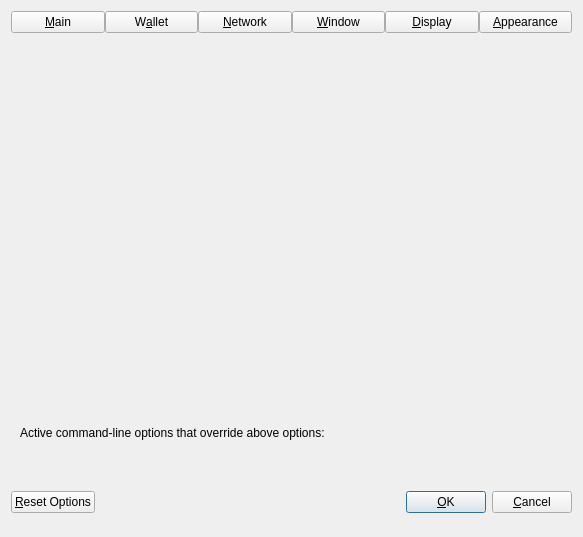
<?xml version="1.0" encoding="UTF-8"?>
<ui version="4.0">
 <class>OptionsDialog</class>
 <widget class="QDialog" name="OptionsDialog">
  <property name="geometry">
   <rect>
    <x>0</x>
    <y>0</y>
    <width>583</width>
    <height>537</height>
   </rect>
  </property>
  <property name="sizePolicy">
   <sizepolicy hsizetype="Fixed" vsizetype="Fixed">
    <horstretch>0</horstretch>
    <verstretch>0</verstretch>
   </sizepolicy>
  </property>
  <property name="windowTitle">
   <string>Options</string>
  </property>
  <property name="modal">
   <bool>true</bool>
  </property>
  <layout class="QVBoxLayout" name="verticalLayout">
   <item>
    <layout class="QHBoxLayout" name="horizontalLayout_Buttons_2">
     <property name="spacing">
      <number>0</number>
     </property>
     <property name="topMargin">
      <number>0</number>
     </property>
     <item>
      <widget class="QPushButton" name="btnMain">
       <property name="text">
        <string>&amp;Main</string>
       </property>
       <property name="checkable">
        <bool>true</bool>
       </property>
      </widget>
     </item>
     <item>
      <widget class="QPushButton" name="btnWallet">
       <property name="text">
        <string>W&amp;allet</string>
       </property>
       <property name="checkable">
        <bool>true</bool>
       </property>
      </widget>
     </item>
     <item>
      <widget class="QPushButton" name="btnNetwork">
       <property name="text">
        <string>&amp;Network</string>
       </property>
       <property name="checkable">
        <bool>true</bool>
       </property>
      </widget>
     </item>
     <item>
      <widget class="QPushButton" name="btnWindow">
       <property name="text">
        <string>&amp;Window</string>
       </property>
       <property name="checkable">
        <bool>true</bool>
       </property>
      </widget>
     </item>
     <item>
      <widget class="QPushButton" name="btnDisplay">
       <property name="text">
        <string>&amp;Display</string>
       </property>
       <property name="checkable">
        <bool>true</bool>
       </property>
      </widget>
     </item>
     <item>
      <widget class="QPushButton" name="btnAppearance">
       <property name="text">
        <string>&amp;Appearance</string>
       </property>
       <property name="checkable">
        <bool>true</bool>
       </property>
      </widget>
     </item>
    </layout>
   </item>
   <item>
    <widget class="QStackedWidget" name="stackedWidgetOptions">
     <property name="minimumSize">
      <size>
       <width>0</width>
       <height>0</height>
      </size>
     </property>
     <property name="currentIndex">
      <number>5</number>
     </property>
     <widget class="QWidget" name="pageMain">
      <layout class="QVBoxLayout" name="verticalLayout_Main">
       <item>
        <widget class="QCheckBox" name="bitcoinAtStartup">
         <property name="toolTip">
          <string>Automatically start %1 after logging in to the system.</string>
         </property>
         <property name="text">
          <string>&amp;Start %1 on system login</string>
         </property>
        </widget>
       </item>
       <item>
        <layout class="QHBoxLayout" name="horizontalLayout_2_Main">
         <item>
          <widget class="QLabel" name="databaseCacheLabel">
           <property name="text">
            <string>Size of &amp;database cache</string>
           </property>
           <property name="textFormat">
            <enum>Qt::PlainText</enum>
           </property>
           <property name="buddy">
            <cstring>databaseCache</cstring>
           </property>
          </widget>
         </item>
         <item>
          <widget class="QSpinBox" name="databaseCache"/>
         </item>
         <item>
          <widget class="QLabel" name="databaseCacheUnitLabel">
           <property name="text">
            <string>MB</string>
           </property>
           <property name="textFormat">
            <enum>Qt::PlainText</enum>
           </property>
          </widget>
         </item>
         <item>
          <spacer name="horizontalSpacer_2_Main">
           <property name="orientation">
            <enum>Qt::Horizontal</enum>
           </property>
           <property name="sizeHint" stdset="0">
            <size>
             <width>40</width>
             <height>20</height>
            </size>
           </property>
          </spacer>
         </item>
        </layout>
       </item>
       <item>
        <layout class="QHBoxLayout" name="horizontalLayout_3_Main">
         <item>
          <widget class="QLabel" name="threadsScriptVerifLabel">
           <property name="text">
            <string>Number of script &amp;verification threads</string>
           </property>
           <property name="textFormat">
            <enum>Qt::PlainText</enum>
           </property>
           <property name="buddy">
            <cstring>threadsScriptVerif</cstring>
           </property>
          </widget>
         </item>
         <item>
          <widget class="QSpinBox" name="threadsScriptVerif">
           <property name="toolTip">
            <string>(0 = auto, &lt;0 = leave that many cores free)</string>
           </property>
          </widget>
         </item>
         <item>
          <spacer name="horizontalSpacer_3_Main">
           <property name="orientation">
            <enum>Qt::Horizontal</enum>
           </property>
           <property name="sizeHint" stdset="0">
            <size>
             <width>40</width>
             <height>20</height>
            </size>
           </property>
          </spacer>
         </item>
        </layout>
       </item>
       <item>
        <spacer name="verticalSpacer_Main">
         <property name="orientation">
          <enum>Qt::Vertical</enum>
         </property>
         <property name="sizeHint" stdset="0">
          <size>
           <width>20</width>
           <height>40</height>
          </size>
         </property>
        </spacer>
       </item>
      </layout>
     </widget>
     <widget class="QWidget" name="pageWallet">
      <layout class="QVBoxLayout" name="verticalLayout_Wallet">
       <item>
        <widget class="QGroupBox" name="groupBox">
         <property name="title">
          <string>Expert</string>
         </property>
         <layout class="QVBoxLayout" name="verticalLayout_2">
          <item>
           <widget class="QCheckBox" name="coinControlFeatures">
            <property name="toolTip">
             <string>Whether to show coin control features or not.</string>
            </property>
            <property name="text">
             <string>Enable coin &amp;control features</string>
            </property>
           </widget>
          </item>
          <item>
           <widget class="QCheckBox" name="showMasternodesTab">
            <property name="toolTip">
             <string>Show additional tab listing all your masternodes in first sub-tab&lt;br/&gt;and all masternodes on the network in second sub-tab.</string>
            </property>
            <property name="text">
             <string>Show Masternodes Tab</string>
            </property>
           </widget>
          </item>
          <item>
           <widget class="QCheckBox" name="showAdvancedPSUI">
            <property name="toolTip">
             <string>Show additional information and buttons for PrivateSend on overview screen.</string>
            </property>
            <property name="text">
             <string>Enable advanced PrivateSend interface</string>
            </property>
           </widget>
          </item>
          <item>
           <widget class="QCheckBox" name="showPrivateSendPopups">
            <property name="toolTip">
             <string>Show system popups for PrivateSend mixing transactions&lt;br/&gt;just like for all other transaction types.</string>
            </property>
            <property name="text">
             <string>Show popups for PrivateSend transactions</string>
            </property>
           </widget>
          </item>
          <item>
           <widget class="QCheckBox" name="lowKeysWarning">
            <property name="toolTip">
             <string>Show warning dialog when PrivateSend detects that wallet has very low number of keys left.</string>
            </property>
            <property name="text">
             <string>Warn if PrivateSend is running out of keys</string>
            </property>
           </widget>
          </item>
          <item>
           <widget class="QCheckBox" name="privateSendMultiSession">
            <property name="toolTip">
             <string>Whether to use experimental PrivateSend mode with multiple mixing sessions per block.&lt;br/&gt;Note: You must use this feature carefully.&lt;br/&gt;Make sure you always have recent wallet (auto)backup in a safe place!</string>
            </property>
            <property name="text">
             <string>Enable PrivateSend &amp;multi-session</string>
            </property>
           </widget>
          </item>
          <item>
           <widget class="QCheckBox" name="spendZeroConfChange">
            <property name="toolTip">
             <string>If you disable the spending of unconfirmed change, the change from a transaction&lt;br/&gt;cannot be used until that transaction has at least one confirmation.&lt;br/&gt;This also affects how your balance is computed.</string>
            </property>
            <property name="text">
             <string>&amp;Spend unconfirmed change</string>
            </property>
           </widget>
          </item>
         </layout>
        </widget>
       </item>
       <item>
        <layout class="QHBoxLayout" name="horizontalLayout_4_Wallet">
         <item>
          <widget class="QLabel" name="lblPrivateSendRoundsText">
           <property name="toolTip">
            <string>This setting determines the amount of individual masternodes that an input will be mixed through.&lt;br/&gt;More rounds of mixing gives a higher degree of privacy, but also costs more in fees.</string>
           </property>
           <property name="text">
            <string>PrivateSend rounds to use</string>
           </property>
          </widget>
         </item>
         <item>
          <widget class="QSpinBox" name="privateSendRounds">
           <property name="minimum">
            <number>2</number>
           </property>
           <property name="maximum">
            <number>16</number>
           </property>
           <property name="value">
            <number>4</number>
           </property>
          </widget>
         </item>
        </layout>
       </item>
       <item>
        <layout class="QHBoxLayout" name="horizontalLayout">
         <item>
          <widget class="QLabel" name="lblPrivateSendAmountText">
           <property name="toolTip">
            <string>This amount acts as a threshold to turn off PrivateSend once it's reached.</string>
           </property>
           <property name="statusTip">
            <string notr="true"/>
           </property>
           <property name="whatsThis">
            <string notr="true"/>
           </property>
           <property name="accessibleName">
            <string notr="true"/>
           </property>
           <property name="accessibleDescription">
            <string notr="true"/>
           </property>
           <property name="text">
            <string>Target PrivateSend balance</string>
           </property>
          </widget>
         </item>
         <item>
          <widget class="QSpinBox" name="privateSendAmount">
           <property name="minimum">
            <number>2</number>
           </property>
           <property name="maximum">
            <number>2000</number>
           </property>
           <property name="singleStep">
            <number>10</number>
           </property>
           <property name="value">
            <number>1000</number>
           </property>
          </widget>
         </item>
        </layout>
       </item>
       <item>
        <spacer name="verticalSpacer_Wallet">
         <property name="orientation">
          <enum>Qt::Vertical</enum>
         </property>
         <property name="sizeHint" stdset="0">
          <size>
           <width>20</width>
           <height>40</height>
          </size>
         </property>
        </spacer>
       </item>
      </layout>
     </widget>
     <widget class="QWidget" name="pageNetwork">
      <layout class="QVBoxLayout" name="verticalLayout_Network">
       <item>
        <widget class="QCheckBox" name="mapPortUpnp">
         <property name="toolTip">
          <string>Automatically open the StakeCubeCoin client port on the router. This only works when your router supports UPnP and it is enabled.</string>
         </property>
         <property name="text">
          <string>Map port using &amp;UPnP</string>
         </property>
        </widget>
       </item>
       <item>
        <widget class="QCheckBox" name="allowIncoming">
         <property name="toolTip">
          <string>Accept connections from outside.</string>
         </property>
         <property name="text">
          <string>Allow incomin&amp;g connections</string>
         </property>
        </widget>
       </item>
       <item>
        <widget class="QCheckBox" name="connectSocks">
         <property name="toolTip">
          <string>Connect to the StakeCubeCoin network through a SOCKS5 proxy.</string>
         </property>
         <property name="text">
          <string>&amp;Connect through SOCKS5 proxy (default proxy):</string>
         </property>
        </widget>
       </item>
       <item>
        <layout class="QHBoxLayout" name="horizontalLayout_1_Network">
         <item>
          <widget class="QLabel" name="proxyIpLabel">
           <property name="text">
            <string>Proxy &amp;IP:</string>
           </property>
           <property name="textFormat">
            <enum>Qt::PlainText</enum>
           </property>
           <property name="buddy">
            <cstring>proxyIp</cstring>
           </property>
          </widget>
         </item>
         <item>
          <widget class="QValidatedLineEdit" name="proxyIp">
           <property name="minimumSize">
            <size>
             <width>140</width>
             <height>0</height>
            </size>
           </property>
           <property name="maximumSize">
            <size>
             <width>140</width>
             <height>16777215</height>
            </size>
           </property>
           <property name="toolTip">
            <string>IP address of the proxy (e.g. IPv4: 127.0.0.1 / IPv6: ::1)</string>
           </property>
          </widget>
         </item>
         <item>
          <widget class="QLabel" name="proxyPortLabel">
           <property name="text">
            <string>&amp;Port:</string>
           </property>
           <property name="textFormat">
            <enum>Qt::PlainText</enum>
           </property>
           <property name="buddy">
            <cstring>proxyPort</cstring>
           </property>
          </widget>
         </item>
         <item>
          <widget class="QLineEdit" name="proxyPort">
           <property name="minimumSize">
            <size>
             <width>55</width>
             <height>0</height>
            </size>
           </property>
           <property name="maximumSize">
            <size>
             <width>55</width>
             <height>16777215</height>
            </size>
           </property>
           <property name="toolTip">
            <string>Port of the proxy (e.g. 9050)</string>
           </property>
          </widget>
         </item>
         <item>
          <spacer name="horizontalSpacer_1_Network">
           <property name="orientation">
            <enum>Qt::Horizontal</enum>
           </property>
           <property name="sizeHint" stdset="0">
            <size>
             <width>40</width>
             <height>20</height>
            </size>
           </property>
          </spacer>
         </item>
        </layout>
       </item>
       <item>
        <layout class="QHBoxLayout" name="horizontalLayout_2_Network">
         <item>
          <widget class="QLabel" name="proxyActiveNets">
           <property name="text">
            <string>Used for reaching peers via:</string>
           </property>
           <property name="textFormat">
            <enum>Qt::PlainText</enum>
           </property>
          </widget>
         </item>
         <item>
          <widget class="QCheckBox" name="proxyReachIPv4">
           <property name="enabled">
            <bool>false</bool>
           </property>
           <property name="toolTip">
            <string>Shows if the supplied default SOCKS5 proxy is used to reach peers via this network type.</string>
           </property>
           <property name="text">
            <string/>
           </property>
          </widget>
         </item>
         <item>
          <widget class="QLabel" name="proxyReachIPv4Label">
           <property name="text">
            <string>IPv4</string>
           </property>
           <property name="textFormat">
            <enum>Qt::PlainText</enum>
           </property>
          </widget>
         </item>
         <item>
          <widget class="QCheckBox" name="proxyReachIPv6">
           <property name="enabled">
            <bool>false</bool>
           </property>
           <property name="toolTip">
            <string>Shows if the supplied default SOCKS5 proxy is used to reach peers via this network type.</string>
           </property>
           <property name="text">
            <string/>
           </property>
          </widget>
         </item>
         <item>
          <widget class="QLabel" name="proxyReachIPv6Label">
           <property name="text">
            <string>IPv6</string>
           </property>
           <property name="textFormat">
            <enum>Qt::PlainText</enum>
           </property>
          </widget>
         </item>
         <item>
          <widget class="QCheckBox" name="proxyReachTor">
           <property name="enabled">
            <bool>false</bool>
           </property>
           <property name="toolTip">
            <string>Shows if the supplied default SOCKS5 proxy is used to reach peers via this network type.</string>
           </property>
           <property name="text">
            <string/>
           </property>
          </widget>
         </item>
         <item>
          <widget class="QLabel" name="proxyReachTorLabel">
           <property name="text">
            <string>Tor</string>
           </property>
           <property name="textFormat">
            <enum>Qt::PlainText</enum>
           </property>
          </widget>
         </item>
         <item>
          <spacer name="horizontalSpacer_2_Network">
           <property name="orientation">
            <enum>Qt::Horizontal</enum>
           </property>
           <property name="sizeHint" stdset="0">
            <size>
             <width>40</width>
             <height>20</height>
            </size>
           </property>
          </spacer>
         </item>
        </layout>
       </item>
       <item>
        <widget class="QCheckBox" name="connectSocksTor">
         <property name="toolTip">
          <string>Connect to the StakeCubeCoin network through a separate SOCKS5 proxy for Tor hidden services.</string>
         </property>
         <property name="text">
          <string>Use separate SOCKS&amp;5 proxy to reach peers via Tor hidden services:</string>
         </property>
        </widget>
       </item>
       <item>
        <layout class="QHBoxLayout" name="horizontalLayout_3_Network">
         <item>
          <widget class="QLabel" name="proxyIpTorLabel">
           <property name="text">
            <string>Proxy &amp;IP:</string>
           </property>
           <property name="textFormat">
            <enum>Qt::PlainText</enum>
           </property>
           <property name="buddy">
            <cstring>proxyIpTor</cstring>
           </property>
          </widget>
         </item>
         <item>
          <widget class="QValidatedLineEdit" name="proxyIpTor">
           <property name="minimumSize">
            <size>
             <width>140</width>
             <height>0</height>
            </size>
           </property>
           <property name="maximumSize">
            <size>
             <width>140</width>
             <height>16777215</height>
            </size>
           </property>
           <property name="toolTip">
            <string>IP address of the proxy (e.g. IPv4: 127.0.0.1 / IPv6: ::1)</string>
           </property>
          </widget>
         </item>
         <item>
          <widget class="QLabel" name="proxyPortTorLabel">
           <property name="text">
            <string>&amp;Port:</string>
           </property>
           <property name="textFormat">
            <enum>Qt::PlainText</enum>
           </property>
           <property name="buddy">
            <cstring>proxyPortTor</cstring>
           </property>
          </widget>
         </item>
         <item>
          <widget class="QLineEdit" name="proxyPortTor">
           <property name="minimumSize">
            <size>
             <width>55</width>
             <height>0</height>
            </size>
           </property>
           <property name="maximumSize">
            <size>
             <width>55</width>
             <height>16777215</height>
            </size>
           </property>
           <property name="toolTip">
            <string>Port of the proxy (e.g. 9050)</string>
           </property>
          </widget>
         </item>
         <item>
          <spacer name="horizontalSpacer_4_Network">
           <property name="orientation">
            <enum>Qt::Horizontal</enum>
           </property>
           <property name="sizeHint" stdset="0">
            <size>
             <width>40</width>
             <height>20</height>
            </size>
           </property>
          </spacer>
         </item>
        </layout>
       </item>
       <item>
        <spacer name="verticalSpacer_Network">
         <property name="orientation">
          <enum>Qt::Vertical</enum>
         </property>
         <property name="sizeHint" stdset="0">
          <size>
           <width>20</width>
           <height>40</height>
          </size>
         </property>
        </spacer>
       </item>
      </layout>
     </widget>
     <widget class="QWidget" name="pageWindow">
      <layout class="QVBoxLayout" name="verticalLayout_Window">
       <item>
        <widget class="QCheckBox" name="hideTrayIcon">
         <property name="toolTip">
          <string>Hide the icon from the system tray.</string>
         </property>
         <property name="text">
          <string>&amp;Hide tray icon</string>
         </property>
        </widget>
       </item>
       <item>
        <widget class="QCheckBox" name="minimizeToTray">
         <property name="toolTip">
          <string>Show only a tray icon after minimizing the window.</string>
         </property>
         <property name="text">
          <string>&amp;Minimize to the tray instead of the taskbar</string>
         </property>
        </widget>
       </item>
       <item>
        <widget class="QCheckBox" name="minimizeOnClose">
         <property name="toolTip">
          <string>Minimize instead of exit the application when the window is closed. When this option is enabled, the application will be closed only after selecting Exit in the menu.</string>
         </property>
         <property name="text">
          <string>M&amp;inimize on close</string>
         </property>
        </widget>
       </item>
       <item>
        <spacer name="verticalSpacer_Window">
         <property name="orientation">
          <enum>Qt::Vertical</enum>
         </property>
         <property name="sizeHint" stdset="0">
          <size>
           <width>20</width>
           <height>40</height>
          </size>
         </property>
        </spacer>
       </item>
      </layout>
     </widget>
     <widget class="QWidget" name="pageDisplay">
      <layout class="QVBoxLayout" name="verticalLayout_Display">
       <item>
        <layout class="QHBoxLayout" name="horizontalLayout_1_Display">
         <item>
          <widget class="QLabel" name="langLabel">
           <property name="text">
            <string>User Interface &amp;language:</string>
           </property>
           <property name="textFormat">
            <enum>Qt::PlainText</enum>
           </property>
           <property name="buddy">
            <cstring>lang</cstring>
           </property>
          </widget>
         </item>
         <item>
          <widget class="QValueComboBox" name="lang">
           <property name="toolTip">
            <string>The user interface language can be set here. This setting will take effect after restarting %1.</string>
           </property>
          </widget>
         </item>
        </layout>
       </item>
       <item>
        <widget class="QLabel" name="label_3">
         <property name="toolTip">
          <string notr="true"/>
         </property>
         <property name="statusTip">
          <string notr="true"/>
         </property>
         <property name="whatsThis">
          <string notr="true"/>
         </property>
         <property name="accessibleName">
          <string notr="true"/>
         </property>
         <property name="text">
          <string>Language missing or translation incomplete? Help contributing translations here:
https://www.transifex.com/projects/p/stakecubecoin/</string>
         </property>
         <property name="wordWrap">
          <bool>true</bool>
         </property>
         <property name="openExternalLinks">
          <bool>true</bool>
         </property>
         <property name="textInteractionFlags">
          <set>Qt::TextBrowserInteraction</set>
         </property>
        </widget>
       </item>
       <item>
        <widget class="Line" name="line">
         <property name="orientation">
          <enum>Qt::Horizontal</enum>
         </property>
        </widget>
       </item>
       <item>
        <layout class="QHBoxLayout" name="horizontalLayout_2_Display">
         <item>
          <widget class="QLabel" name="unitLabel">
           <property name="text">
            <string>&amp;Unit to show amounts in:</string>
           </property>
           <property name="textFormat">
            <enum>Qt::PlainText</enum>
           </property>
           <property name="buddy">
            <cstring>unit</cstring>
           </property>
          </widget>
         </item>
         <item>
          <widget class="QValueComboBox" name="unit">
           <property name="toolTip">
            <string>Choose the default subdivision unit to show in the interface and when sending coins.</string>
           </property>
          </widget>
         </item>
        </layout>
       </item>
       <item>
        <layout class="QHBoxLayout" name="horizontalLayout_5_Display">
         <item>
          <widget class="QLabel" name="digitsLabel">
           <property name="text">
            <string>Decimal digits</string>
           </property>
          </widget>
         </item>
         <item>
          <widget class="QValueComboBox" name="digits"/>
         </item>
        </layout>
       </item>
       <item>
        <layout class="QHBoxLayout" name="horizontalLayout_3_Display">
         <item>
          <widget class="QLabel" name="thirdPartyTxUrlsLabel">
           <property name="toolTip">
            <string>Third party URLs (e.g. a block explorer) that appear in the transactions tab as context menu items.&lt;br/&gt;%s in the URL is replaced by transaction hash. Multiple URLs are separated by vertical bar |.</string>
           </property>
           <property name="text">
            <string>&amp;Third party transaction URLs</string>
           </property>
           <property name="buddy">
            <cstring>thirdPartyTxUrls</cstring>
           </property>
          </widget>
         </item>
         <item>
          <widget class="QLineEdit" name="thirdPartyTxUrls">
           <property name="toolTip">
            <string>Third party URLs (e.g. a block explorer) that appear in the transactions tab as context menu items.&lt;br/&gt;%s in the URL is replaced by transaction hash. Multiple URLs are separated by vertical bar |.</string>
           </property>
          </widget>
         </item>
        </layout>
       </item>
       <item>
        <spacer name="verticalSpacer">
         <property name="orientation">
          <enum>Qt::Vertical</enum>
         </property>
         <property name="sizeHint" stdset="0">
          <size>
           <width>20</width>
           <height>40</height>
          </size>
         </property>
        </spacer>
       </item>
      </layout>
     </widget>
     <widget class="QWidget" name="pageAppearance">
      <layout class="QVBoxLayout" name="verticalLayout_3">
       <item>
        <widget class="QWidget" name="widgetAppearance" native="true"/>
       </item>
       <item>
        <spacer name="verticalSpacer_2">
         <property name="orientation">
          <enum>Qt::Vertical</enum>
         </property>
         <property name="sizeHint" stdset="0">
          <size>
           <width>20</width>
           <height>40</height>
          </size>
         </property>
        </spacer>
       </item>
      </layout>
     </widget>
    </widget>
   </item>
   <item>
    <widget class="QFrame" name="frame">
     <layout class="QVBoxLayout" name="verticalLayout_Bottom">
      <item>
       <layout class="QHBoxLayout" name="horizontalLayout_Bottom">
        <item>
         <widget class="QLabel" name="overriddenByCommandLineInfoLabel">
          <property name="text">
           <string>Active command-line options that override above options:</string>
          </property>
          <property name="textFormat">
           <enum>Qt::PlainText</enum>
          </property>
         </widget>
        </item>
        <item>
         <spacer name="horizontalSpacer_Bottom">
          <property name="orientation">
           <enum>Qt::Horizontal</enum>
          </property>
          <property name="sizeHint" stdset="0">
           <size>
            <width>40</width>
            <height>20</height>
           </size>
          </property>
         </spacer>
        </item>
       </layout>
      </item>
      <item>
       <widget class="QLabel" name="overriddenByCommandLineLabel">
        <property name="text">
         <string/>
        </property>
        <property name="textFormat">
         <enum>Qt::PlainText</enum>
        </property>
        <property name="wordWrap">
         <bool>true</bool>
        </property>
       </widget>
      </item>
     </layout>
    </widget>
   </item>
   <item>
    <layout class="QHBoxLayout" name="horizontalLayout_Buttons">
     <item>
      <widget class="QPushButton" name="resetButton">
       <property name="toolTip">
        <string>Reset all client options to default.</string>
       </property>
       <property name="text">
        <string>&amp;Reset Options</string>
       </property>
       <property name="autoDefault">
        <bool>false</bool>
       </property>
      </widget>
     </item>
     <item>
      <spacer name="horizontalSpacer_1">
       <property name="orientation">
        <enum>Qt::Horizontal</enum>
       </property>
       <property name="sizeHint" stdset="0">
        <size>
         <width>40</width>
         <height>48</height>
        </size>
       </property>
      </spacer>
     </item>
     <item>
      <widget class="QLabel" name="statusLabel">
       <property name="minimumSize">
        <size>
         <width>200</width>
         <height>0</height>
        </size>
       </property>
       <property name="text">
        <string/>
       </property>
       <property name="textFormat">
        <enum>Qt::PlainText</enum>
       </property>
       <property name="wordWrap">
        <bool>true</bool>
       </property>
      </widget>
     </item>
     <item>
      <spacer name="horizontalSpacer_2">
       <property name="orientation">
        <enum>Qt::Horizontal</enum>
       </property>
       <property name="sizeHint" stdset="0">
        <size>
         <width>40</width>
         <height>48</height>
        </size>
       </property>
      </spacer>
     </item>
     <item>
      <widget class="QPushButton" name="okButton">
       <property name="text">
        <string>&amp;OK</string>
       </property>
       <property name="autoDefault">
        <bool>false</bool>
       </property>
       <property name="default">
        <bool>true</bool>
       </property>
      </widget>
     </item>
     <item>
      <widget class="QPushButton" name="cancelButton">
       <property name="text">
        <string>&amp;Cancel</string>
       </property>
       <property name="autoDefault">
        <bool>false</bool>
       </property>
      </widget>
     </item>
    </layout>
   </item>
  </layout>
 </widget>
 <customwidgets>
  <customwidget>
   <class>QValidatedLineEdit</class>
   <extends>QLineEdit</extends>
   <header>qt/qvalidatedlineedit.h</header>
  </customwidget>
  <customwidget>
   <class>QValueComboBox</class>
   <extends>QComboBox</extends>
   <header>qt/qvaluecombobox.h</header>
  </customwidget>
 </customwidgets>
 <resources/>
 <connections/>
</ui>
